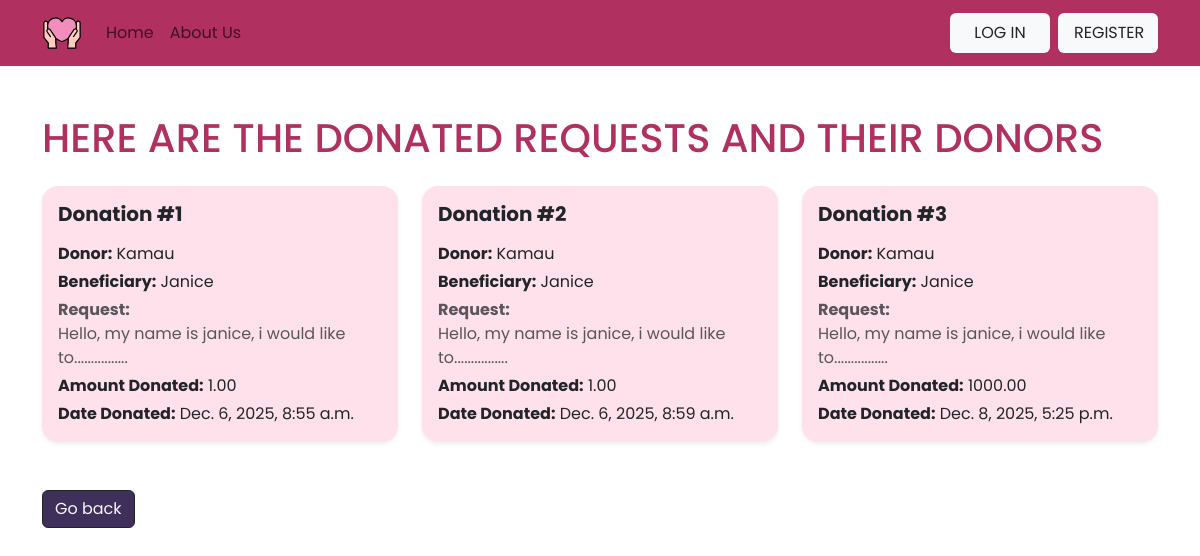
Screenshot of /NGO/viewDonations with the database file from the repository.
### Donor/models.py (models this page shows, shortened)
class Donation(models.Model):
        user = models.ForeignKey(User, on_delete=models.CASCADE)
        appeal = models.ForeignKey(Appeal, on_delete=models.CASCADE)
        amount = models.DecimalField(max_digits=10, decimal_places=2)
        mpesa_receipt = models.CharField(max_length=100, blank=True, null=True)
        created_at = models.DateTimeField(auto_now_add=True)

### beneficiary/models.py (models this page shows, shortened)
class Appeal(models.Model):
    STATUS_CHOICES = [
        ('pending', 'Pending'),
        ('donated', 'Donated'),
        ('authorized', 'Authorized'),
    ]
    user = models.ForeignKey(User, on_delete=models.CASCADE)
    idNumber = models.IntegerField()
    PhoneNumber = models.IntegerField()
    request = models.CharField(max_length=1000)
    status = models.CharField(max_length=20, choices=STATUS_CHOICES, default='pending')
    created_at = models.DateField(auto_now_add=True)
    updated_at = models.DateField(auto_now=True)
    is_authorized = models.BooleanField(default=False)

### NGO/views.py (the view)
# urls.py: path('viewDonations' , views.viewDonations , name = 'NGOviewDonations') ,
def viewDonations(request):
    donations = Donation.objects.select_related('appeal', 'user').all()
    context = { 'donations': donations }
    return render(request, 'NGO/donations.html' ,context)

### NGO/templates/NGO/donations.html
{% extends 'NGO/main.html' %}
{% block content %}
<div class="container mt-5 ">
    <h1 class="mb-4 textpink">HERE ARE THE DONATED REQUESTS AND THEIR DONORS</h1>
    <div class="row">
        {% for donation in donations %}
        <div class="col-md-4 mb-4">
            <div class="card shadow-sm rounded-4 border-0" style="background-color: #ffe1ec;">
                <div class="card-body">
                    <h5 class="card-title text-dark fw-bold mb-3">
                        Donation #{{ forloop.counter }}
                    </h5>
                    <p class="mb-1">
                        <strong>Donor:</strong> {{ donation.user.username }}
                    </p>
                    <p class="mb-1">
                        <strong>Beneficiary:</strong> {{ donation.appeal.user.username }}
                    </p>
                    <p class="mb-1 text-muted">
                        <strong>Request:</strong> <br> {{ donation.appeal.request }}
                    </p>
                    <p class="mb-1">
                        <strong>Amount Donated:</strong> {{ donation.amount }}
                    </p>
                    <p class="mb-0">
                        <strong>Date Donated:</strong> {{ donation.created_at }}
                    </p>
                </div>
            </div>
        </div>
        {% endfor %}
    <div class="text-center mt-4 d-flex align-items-end  ">
        <a href="{% url 'NGOuserHome' %}" class="btn btn-outline-dark bgpurple text-light">Go back</a>
    </div>
    </div>
</div>
{% endblock %}

### rows the page displays
Donation: user.username "Kamau", appeal.user.username "Janice", appeal.request "Hello, my name is janice, i would like to................", amount "1.00", created_at "Dec. 6, 2025, 8:55 a.m."
Donation: user.username "Kamau", appeal.user.username "Janice", appeal.request "Hello, my name is janice, i would like to................", amount "1.00", created_at "Dec. 6, 2025, 8:59 a.m."
Donation: user.username "Kamau", appeal.user.username "Janice", appeal.request "Hello, my name is janice, i would like to................", amount "1000.00", created_at "Dec. 8, 2025, 5:25 p.m."
